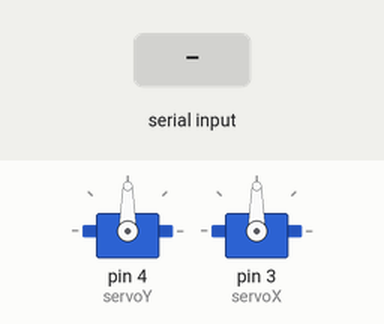
Recording of a sketch running on a simulated Arduino Uno, built with avr-gcc and run on an emulated ATmega328P. Shown: 2 × servo. The inputs (shaded band) are chosen by the test bench.

Above: at 1.2 s.
1.3 s: "L" received over Serial
At 2.0 s:
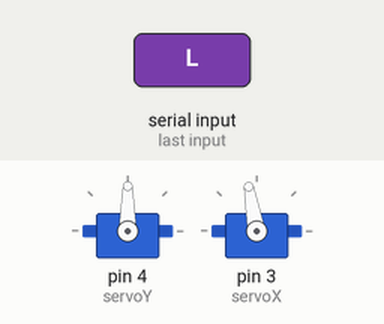
2.8 s: "U" received over Serial
At 3.2 s:
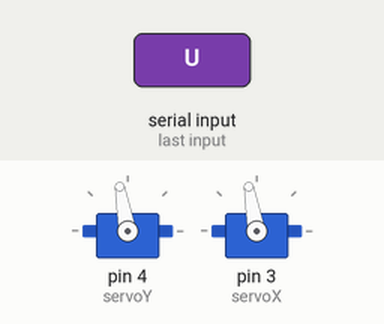
4.3 s: "R" received over Serial
At 5.5 s:
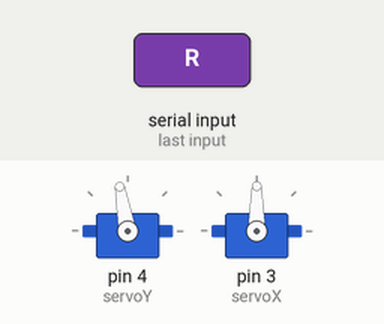
5.8 s: "0" received over Serial
At 6.7 s:
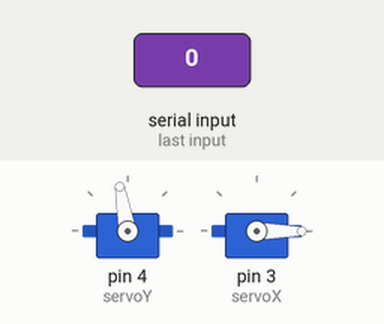
7.3 s: "D" received over Serial
At 7.8 s:
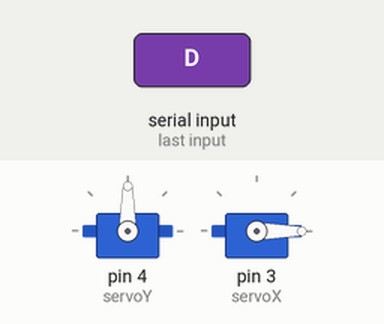
Timing chart, 0 to 9.8 s (numbered marks = the images above; inputs shaded):
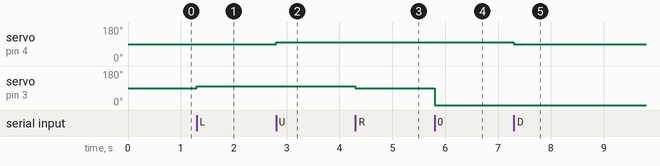

Measured:
- after the input at 1.3 s, servo on pin 3 (servoX): 90° → 100° at once
- after the input at 2.8 s, servo on pin 4 (servoY): 90° → 100° at once
- after the input at 4.3 s, servo on pin 3 (servoX): 100° → 90° at once
- after the input at 5.8 s, servo on pin 3 (servoX): 90° → 0° at once
- after the input at 7.3 s, servo on pin 4 (servoY): 100° → 90° at once

The sketch:

ServoControl.ino
```cpp
#include <Servo.h>
  Servo servoY;
  Servo servoX;
  int anguloX = 90;
  int anguloY = 90;
  int x, y;
  char dato;

void setup() {
    Serial.begin(9600);
    servoY.attach(4);
    servoX.attach(3);
    servoY.write(anguloY);
    servoX.write(anguloX);
}

void loop() {
        // send data only when you receive data:
        if (Serial.available() > 0){
          dato = Serial.read();
          switch(dato){
            case 'L'://Left
              anguloX = anguloX + 10;
              servoX.write(anguloX);
              break;
            case 'R'://Right
              anguloX = anguloX - 10;
              servoX.write(anguloX);
              break;
            case 'U'://UP
              anguloY = anguloY + 10;
              servoY.write(anguloY);
              break;
            case 'D'://Down
              anguloY = anguloY - 10;
              servoY.write(anguloY);
              break;
            case '0'://BUSCAR
              servoX.write(0);
              break;
            }
        }
   }
```
